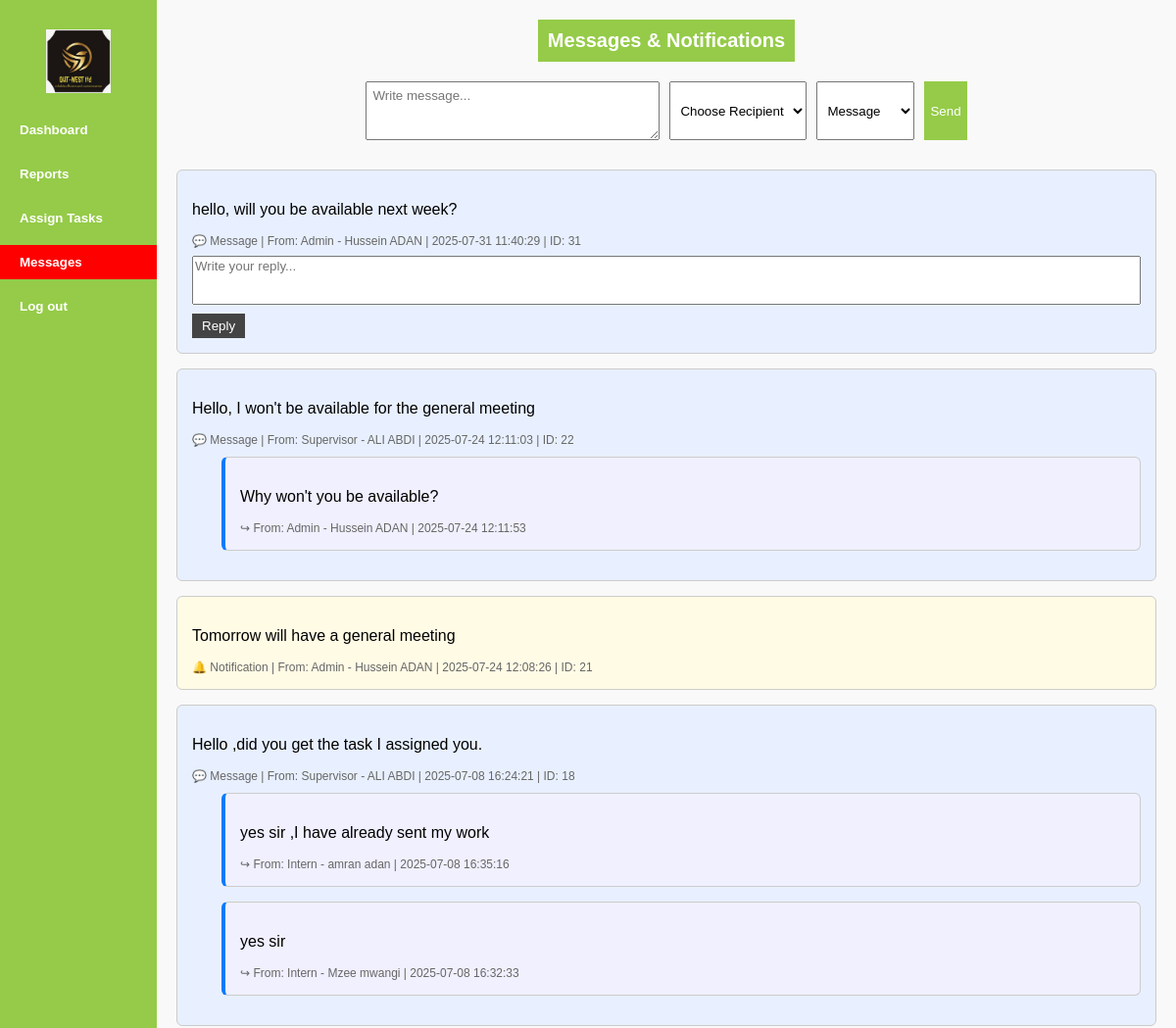
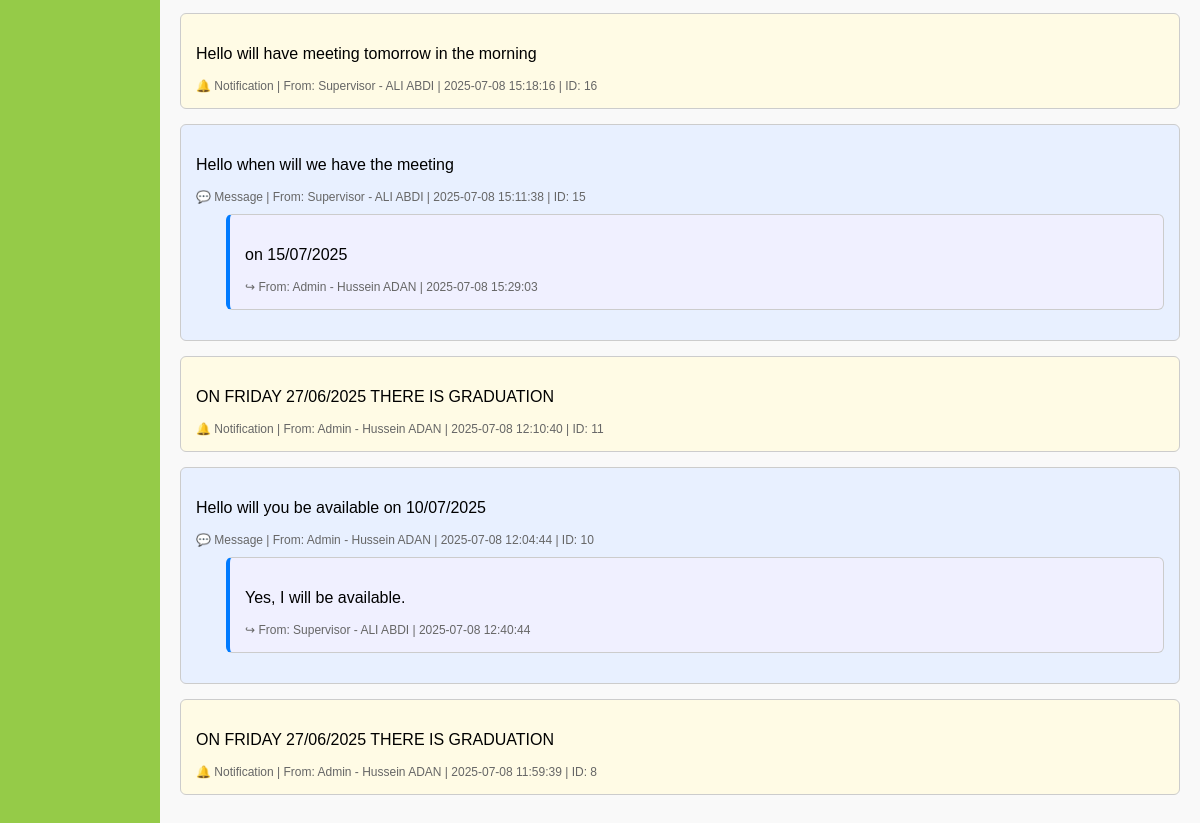
/supervisor_messages.php (signed in), run on the app's committed database (2 pictures, top to bottom).
### tables this page shows
CREATE TABLE `messages` (
  `id` int(11) NOT NULL,
  `content` text NOT NULL,
  `created_at` datetime DEFAULT current_timestamp(),
  `user_id` int(11) NOT NULL,
  `user_role` enum('admin','supervisor','intern') NOT NULL,
  `recipient_id` int(11) DEFAULT NULL,
  `recipient_role` enum('admin','supervisor','intern') DEFAULT NULL,
  `recipient_group` enum('all_interns','all_supervisors','all_users') DEFAULT NULL,
  `type` enum('message','notification') NOT NULL,
  `reply_to` int(11) DEFAULT NULL,
  `group_id` varchar(255) DEFAULT NULL,
  `reply_to_message_id` int(11) DEFAULT NULL
);

CREATE TABLE `users` (
  `id` int(11) NOT NULL,
  `name` varchar(255) DEFAULT NULL,
  `email` varchar(100) NOT NULL,
  `password` varchar(255) NOT NULL,
  `created_at` timestamp NOT NULL DEFAULT current_timestamp(),
  `role` varchar(50) DEFAULT 'interns',
  `supervisor_id` int(11) DEFAULT NULL,
  `reset_token` varchar(255) DEFAULT NULL,
  `token_created_at` datetime DEFAULT NULL,
  `internship_end_date` date DEFAULT NULL,
  `account_status` enum('active','inactive','completed') DEFAULT 'active'
);

### supervisor_messages.php (the view, shortened to what this page needs)
<?php
require_once 'email_notification.php';
$supervisor_id = $_SESSION['user_id'] ?? null;
$stmt = $pdo->prepare("SELECT m.*, u.name AS sender_name
                       FROM messages m
                       LEFT JOIN users u ON m.user_id = u.id
                       WHERE (m.recipient_id = :id AND m.recipient_role = 'supervisor')
                             OR m.recipient_group IN ('all_users', 'all_interns')
                             OR m.user_id = :id
                       ORDER BY m.created_at DESC");
$stmt->execute(['id' => $supervisor_id]);
$messages = $stmt->fetchAll(PDO::FETCH_ASSOC);
$parent_messages = [];
$replies_map = [];
foreach ($messages as $msg) {
    if ($msg['reply_to_message_id']) {
        $replies_map[$msg['reply_to_message_id']][] = $msg;
    } else {
        $parent_messages[] = $msg;
    }
}
?>
<!DOCTYPE html>
<html lang="en">
<head>
</head>
<body>
<div class="sidebar">
  <img src="logo.jpeg" alt="Logo" class="logo" />
  <button onclick="location.href='supervisor_dashboard.php'">Dashboard</button>
  <button onclick="location.href='view_intern_report.php'">Reports</button>
  <button onclick="location.href='assign_task.php'">Assign Tasks</button>
  <button class="active" onclick="location.href='supervisor_messages.php'">Messages</button>
  <button class="logout-btn" onclick="location.href='logout.php'">Log out</button>
</div>
<div class="main-content">
  <h2>Messages & Notifications</h2>
  <form method="POST" class="add-form">
    <textarea name="new_message" placeholder="Write message..." required></textarea>
    <select name="recipient_id" required>
      <option value="" disabled selected>Choose Recipient</option>
    </select>
    <select name="message_type" required>
      <option value="message">Message</option>
    </select>
    <button type="submit">Send</button>
  </form>
  <?php foreach ($parent_messages as $msg):
    $class = $msg['type'] === 'notification' ? 'notification-card' : 'message-card';
    $replies = $replies_map[$msg['id']] ?? [];
    $already_replied = false;
    foreach ($replies as $reply) {
        if ($reply['user_id'] == $supervisor_id) {
            $already_replied = true;
            break;
        }
    }
  ?>
    <div class="card <?= $class ?>">
      <p><?= htmlspecialchars($msg['content']) ?></p>
      <small>
        <?= $msg['type'] === 'notification' ? '🔔 Notification' : '💬 Message' ?>
        | From: <?= ucfirst($msg['user_role']) ?> - <?= htmlspecialchars($msg['sender_name'] ?? 'Unknown') ?>
        | <?= $msg['created_at'] ?> | ID: <?= $msg['id'] ?>
      </small>
      <?php foreach ($replies as $reply): ?>
        <div class="card reply-card">
          <p><?= htmlspecialchars($reply['content']) ?></p>
          <small>↪ From: <?= ucfirst($reply['user_role']) ?> - <?= htmlspecialchars($reply['sender_name']) ?> | <?= $reply['created_at'] ?></small>
        </div>
      <?php endforeach; ?>
      <?php if (
        !$already_replied &&
        $msg['recipient_id'] == $supervisor_id &&
        $msg['type'] === 'message' &&
        $msg['user_id'] != $supervisor_id
      ): ?>
        <form class="reply-form" method="POST">
          <textarea name="reply_text" placeholder="Write your reply..." required></textarea>
          <button type="submit">Reply</button>
        </form>
      <?php endif; ?>
    </div>
  <?php endforeach; ?>
</div>
</body>
</html>

### supervisor_messages.php (style rules this page uses)
* { box-sizing: border-box; font-family: Arial, sans-serif; }
body { margin: 0; display: flex; height: 100vh; }
.sidebar { width: 160px; background-color: #95cb48; padding-top: 30px; display: flex; flex-direction: column; align-items: center; position: fixed; left: 0; top: 0; bottom: 0; }
.sidebar img.logo { display: block; max-height: 65px; margin-bottom: 20px; }
.sidebar button { width: 100%; padding: 10px 20px; margin-bottom: 10px; background-color: transparent; color: white; border: none; text-align: left; font-weight: bold; cursor: pointer; transition: background-color 0.3s ease; }
.sidebar button.active { background-color: red; color: white; }
.main-content { flex-grow: 1; padding: 20px; margin-left: 160px; background-color: #f9f9f9; overflow-y: auto; }
h2 { text-align: center; background-color: #95cb48; color: white; padding: 10px; font-size: 20px; border: none; width: fit-content; margin: 0 auto 20px auto; }
.add-form { display: flex; justify-content: center; gap: 10px; margin-bottom: 30px; }
.add-form textarea { width: 300px; height: 60px; padding: 6px; }
.add-form select, .add-form button { padding: 6px; }
.add-form button { background-color: #95cb48; color: white; border: none; cursor: pointer; }
.card { border: 1px solid #ccc; border-radius: 6px; padding: 15px; margin-bottom: 15px; }
.message-card { background: #e8f0ff; }
.notification-card { background: #fffbe5; }
.reply-card { background: #f0f0ff; margin-left: 30px; border-left: 4px solid #007bff; margin-top: 10px; }
.card small { display: block; color: #666; font-size: 12px; margin-top: 5px; }
.reply-form textarea { width: 100%; height: 50px; margin-top: 8px; resize: none; }
.reply-form button { margin-top: 5px; padding: 5px 10px; background-color: #444; color: white; border: none; cursor: pointer; }

### data on the page
messages: content "hello, will you be available next week?", type "💬 Message", user_role "Admin", user.name "Hussein ADAN", created_at "2025-07-31 11:40:29", id "31"
messages: content "Hello, I won't be available for the general meeting", type "💬 Message", user_role "Supervisor", user.name "ALI ABDI", created_at "2025-07-24 12:11:03", id "22"
messages: content "Why won't you be available?", user_role "Admin", user.name "Hussein ADAN", created_at "2025-07-24 12:11:53"
messages: content "Tomorrow will have a general meeting", type "🔔 Notification", user_role "Admin", user.name "Hussein ADAN", created_at "2025-07-24 12:08:26", id "21"
messages: content "Hello ,did you get the task I assigned you.", type "💬 Message", user_role "Supervisor", user.name "ALI ABDI", created_at "2025-07-08 16:24:21", id "18"
messages: content "yes sir ,I have already sent my work", user_role "Intern", user.name "amran adan", created_at "2025-07-08 16:35:16"
messages: content "yes sir", user_role "Intern", user.name "Mzee mwangi", created_at "2025-07-08 16:32:33"
messages: content "Hello will have meeting tomorrow in the morning", type "🔔 Notification", user_role "Supervisor", user.name "ALI ABDI", created_at "2025-07-08 15:18:16", id "16"
messages: content "Hello when will we have the meeting", type "💬 Message", user_role "Supervisor", user.name "ALI ABDI", created_at "2025-07-08 15:11:38", id "15"
messages: content "on 15/07/2025", user_role "Admin", user.name "Hussein ADAN", created_at "2025-07-08 15:29:03"
messages: content "ON FRIDAY 27/06/2025 THERE IS GRADUATION", type "🔔 Notification", user_role "Admin", user.name "Hussein ADAN", created_at "2025-07-08 12:10:40", id "11"
messages: content "Hello will you be available on 10/07/2025", type "💬 Message", user_role "Admin", user.name "Hussein ADAN", created_at "2025-07-08 12:04:44", id "10"
messages: content "Yes, I will be available.", user_role "Supervisor", user.name "ALI ABDI", created_at "2025-07-08 12:40:44"
messages: content "ON FRIDAY 27/06/2025 THERE IS GRADUATION", type "🔔 Notification", user_role "Admin", user.name "Hussein ADAN", created_at "2025-07-08 11:59:39", id "8"
